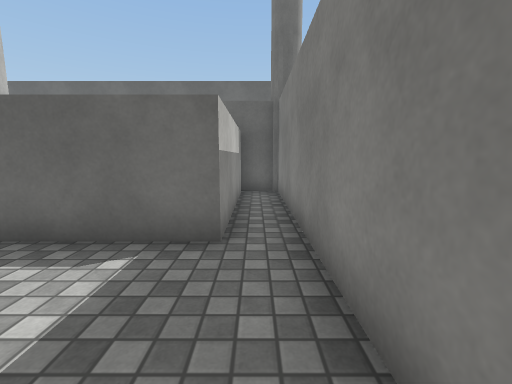
[1] (above)

22 first-person views from a walk through a scene from a Unity 3-D project. The camera is 1.2 m above the floor, tilts 8° down and sees 90° across. The floor is counted in squares, 1 m on a side. Each view is taken from the middle of a square. On the plan, view 1 faces up. The plan holds only what a view shows up to about 12 squares ahead; the rest is blank. The place goes on beyond the plan. Surface patterns are stand-ins for the level's own textures.

[2]
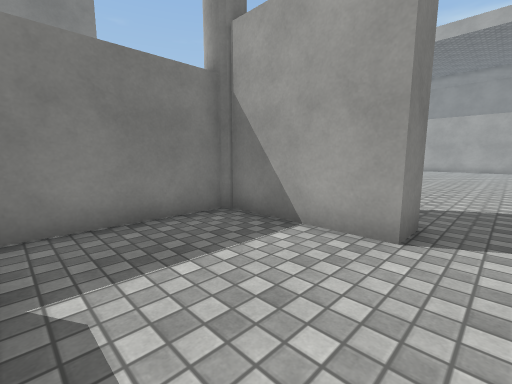

[3]
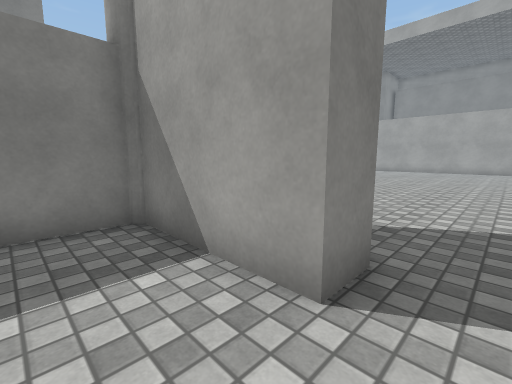

[4]
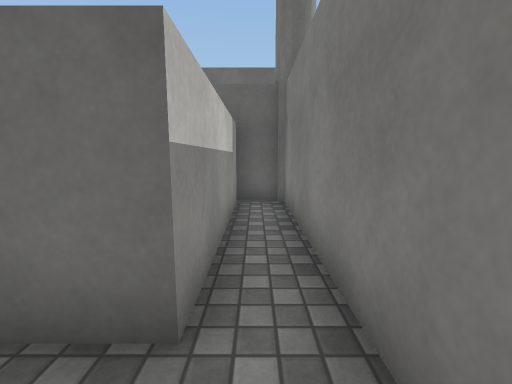

[5]
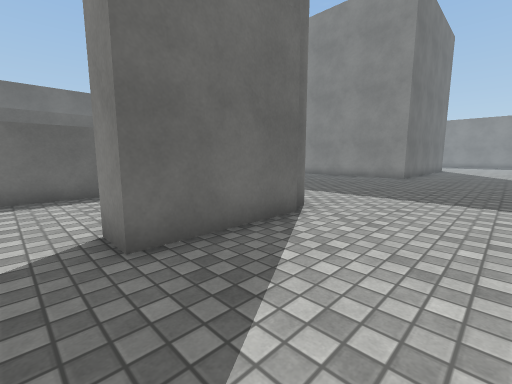

[6]
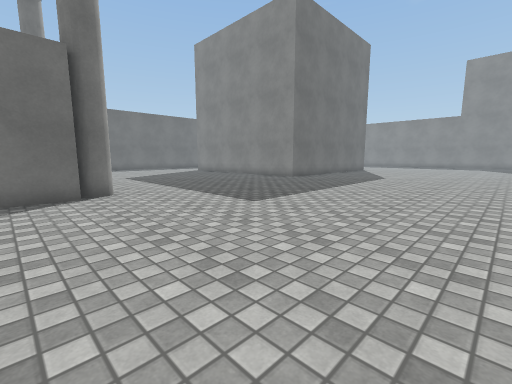

[7]
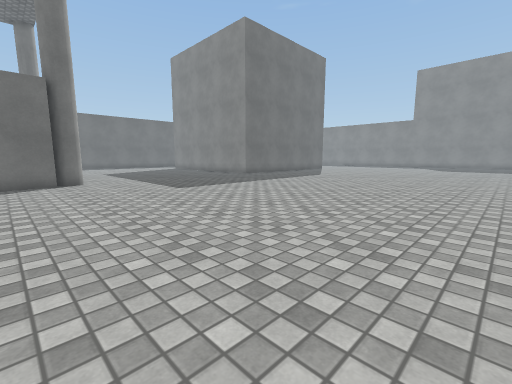

[8]
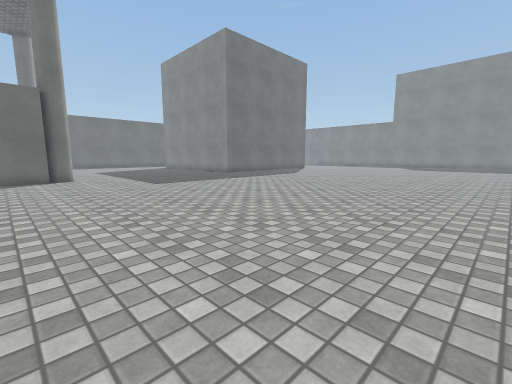

[9]
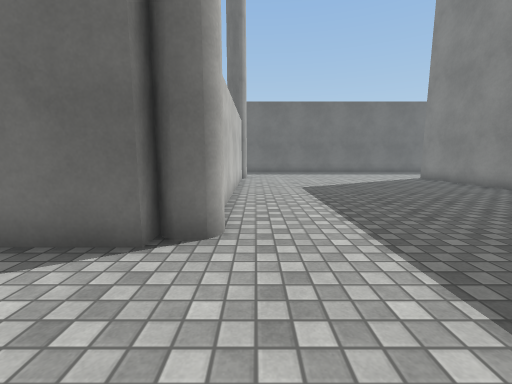

[10]
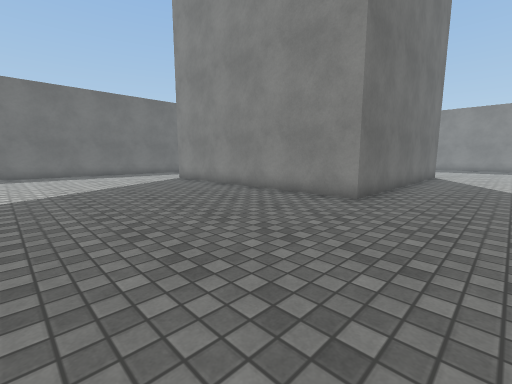

[11]
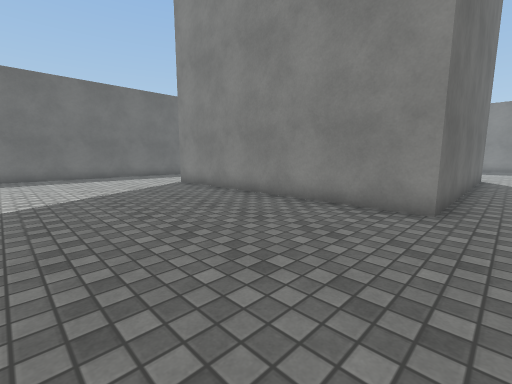

[12]
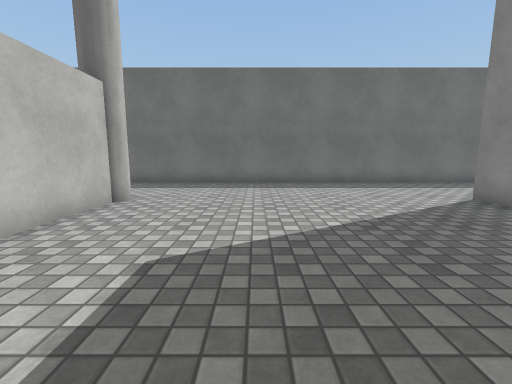

[13]
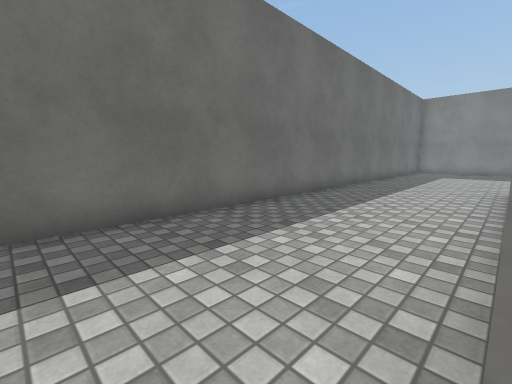

[14]
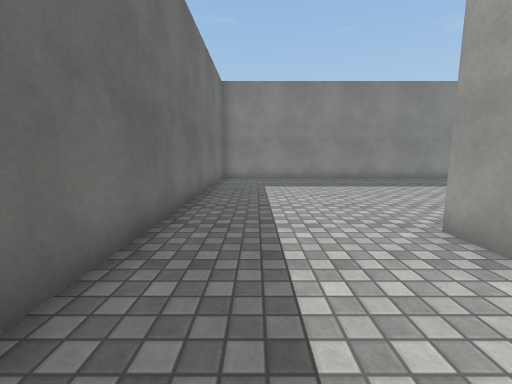

[15]
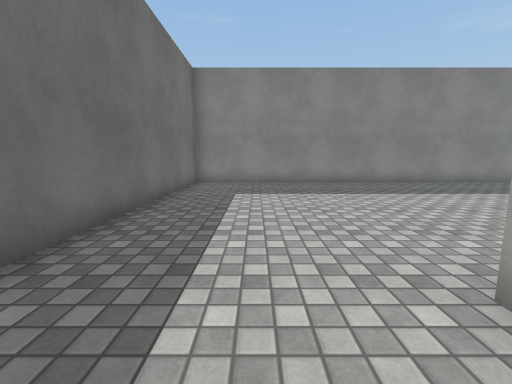

[16]
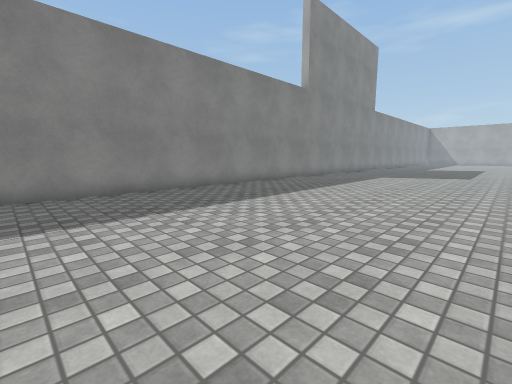

[17]
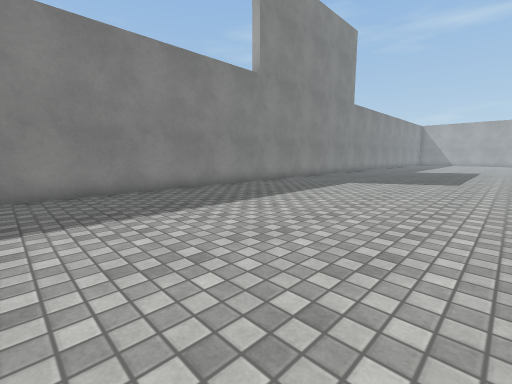

[18]
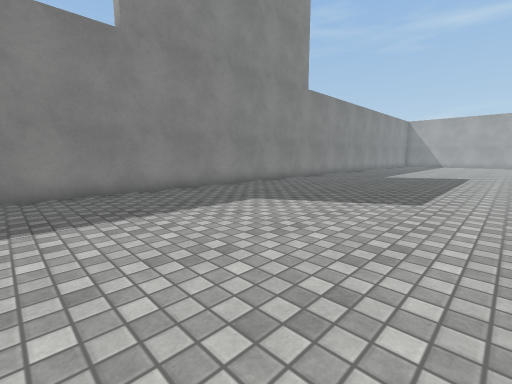

[19]
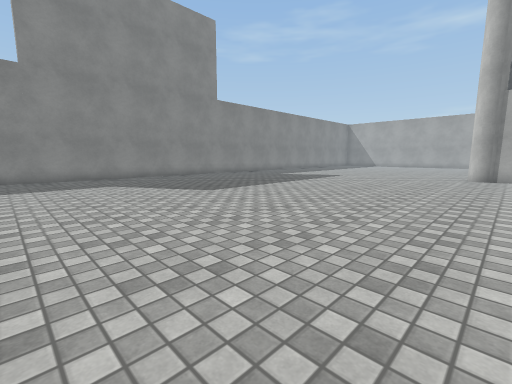

[20]
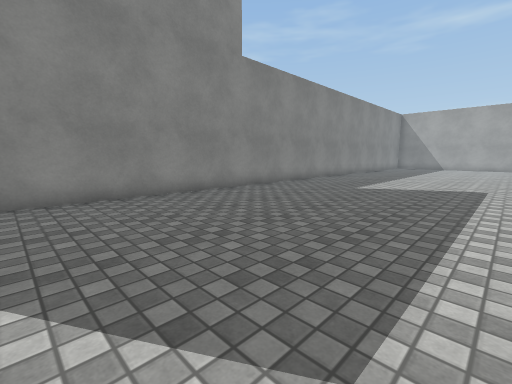

[21]
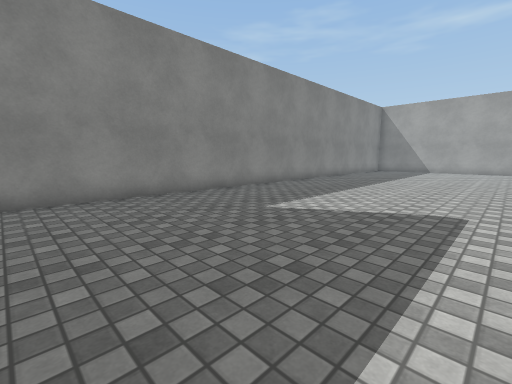

[22]
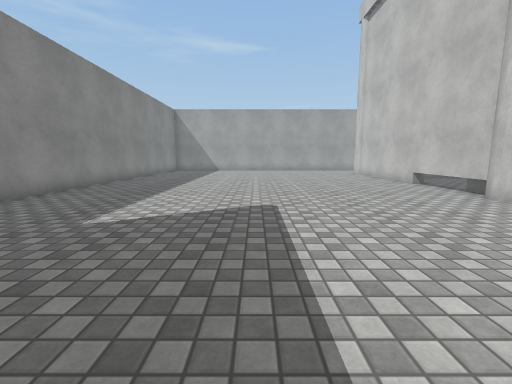

### Floor plan
Points are (right, up) in squares from view 1. A wall is a line through its corners. A room is listed if a view was taken in it or the views show most of it. See-through windows are left out.
Room 1 (views 1, 2, 3, 4)
walls: (0.8, -0.6) (0.8, 8.7) (-0.5, 8.7) (-0.5, 3.5) (-4.1, 3.5); (-3, -1.8) (-3, -0.8) (0.5, -0.8)
ways out: opening at (-4, -1.5) to room 2
Room 2 (views 5, 6, 7, 8, 9, 10, 11, 12, 13, 14, 15, 16, 17, 18, 19, 20, 21, 22)
walls: (21, -1) (11, -1) (11, 9); (16, -20.8) (16.6, -20.8); (17.2, -21.4) (17.2, -26.2); (0.5, -0.8) (0.5, -1.8) (-3, -1.8); (19.9, 9) (21, 9); (1.3, 8.6) (1.3, 1); (30.7, -26.1) (30.7, 13.7) (-0.9, 13.7)
low walls: (16.7, -22) (16.7, -22.8)
ways out: opening at (-4, -1.5) to room 1

Where each view was taken, in squares from view 1:
view 1: 0 up, 0 right, facing up
view 2: 3 up, 4 left, facing down-right
view 3: 1 up, 4 left, facing down-right
view 4: 2 up, 0 right, facing up
view 5: 5 down, 4 left, facing up-right
view 6: 10 down, 1 left, facing up-right
view 7: 14 down, 1 left, facing up-right
view 8: 16 down, 1 left, facing up-right
view 9: 5 down, 2 right, facing up
view 10: 4 down, 4 right, facing up-right
view 11: 2 down, 5 right, facing up-right
view 12: 2 up, 5 right, facing up
view 13: 9 up, 10 right, facing up-right
view 14: 12 up, 17 right, facing right
view 15: 11 up, 19 right, facing right
view 16: 7 up, 22 right, facing down-right
view 17: 3 up, 22 right, facing down-right
view 18: 3 down, 22 right, facing down-right
view 19: 5 down, 16 right, facing down-right
view 20: 9 down, 23 right, facing down-right
view 21: 14 down, 23 right, facing down-right
view 22: 14 down, 24 right, facing down
